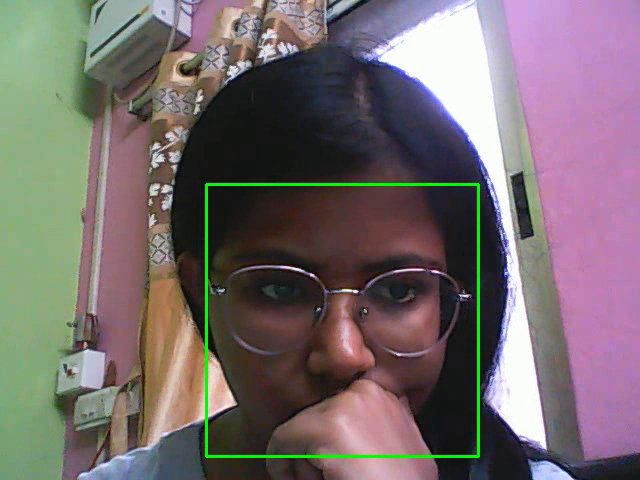
#> input picture frame 10 of face_detcted3.mp4, 640 x 480 px, given in place of the camera
$ jupyter execute Face_Detection.ipynb
#> lines starting #> are read from the running program, lines starting #| are printed output that depends on the picture; after the words box and inside, x2 and y2 are one past the last pixel; in counts of white or black regions, pixels touching at a corner belong together
[cell 1]
import cv2

face_cascade = cv2.CascadeClassifier("haarcascade_frontalface_default.xml")
eye_cascade = cv2.CascadeClassifier("haarcascade_eye.xml")
smile_cascade = cv2.CascadeClassifier("haarcascade_smile.xml")
cap = cv2.VideoCapture(1)
width = int(cap.get(cv2.CAP_PROP_FRAME_WIDTH))
height = int(cap.get(cv2.CAP_PROP_FRAME_HEIGHT))
recorder = cv2.VideoWriter('face_detcted3.mp4',cv2.VideoWriter_fourcc(*'XVID'),20,(width,height))
while True:
    ret, frame = cap.read()
#> frame is the input picture: shape (480, 640, 3); mean B, G, R 108.8, 107.5, 118.2
    gray = cv2.cvtColor(frame, cv2.COLOR_BGR2GRAY)
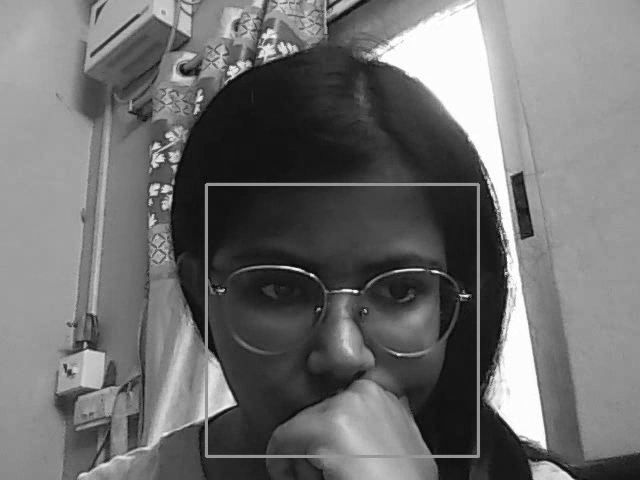
#> gray: shape (480, 640); min 5, max 255, mean 110.8
    faces = face_cascade.detectMultiScale(gray, 1.1,5)
#> faces = [[209, 189, 265, 265]]

    for (x,y,w,h) in faces:
        cv2.rectangle(frame,(x,y), (x+w, y+h),(0,255,0),2)

        roi_gray = gray[y:y+h,x:x+w]
    #gray[150:150+80, 100:100+80]
        roi_color = frame[y:y+h, x:x+w]
        roi_gray_eyes = roi_gray[0:h // 2, :]
        eyes = eye_cascade.detectMultiScale(roi_gray_eyes, scaleFactor=1.55, minNeighbors=15)
        if len(eyes)>0:
            cv2.putText(frame,"Eyes Detected", (x,y-30),cv2.FONT_HERSHEY_SIMPLEX,1, (255, 0, 0),2)

        smiles = smile_cascade.detectMultiScale(roi_gray, 1.7,22)
        if len(smiles)>0:
            cv2.putText(frame,"Smiles Detected",(x,y-10),cv2.FONT_HERSHEY_SIMPLEX,1, (255, 0, 0),2)
#> this loop made 1 pass
#> pass 1, `roi_gray = gray[y:y+h,x:x+w]`:
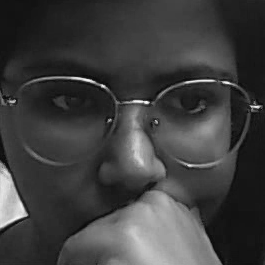
#> roi_gray: shape (265, 265); min 8, max 250, mean 63.2
#> pass 1, `roi_color = frame[y:y+h, x:x+w]`:
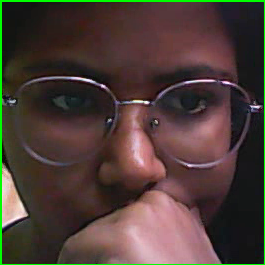
#> roi_color: shape (265, 265, 3); mean B, G, R 55.1, 61.4, 76.8
#> pass 1, `roi_gray_eyes = roi_gray[0:h // 2, :]`:
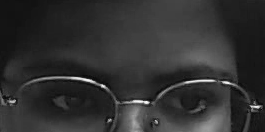
#> roi_gray_eyes: shape (132, 265); min 9, max 250, mean 49.5
#> after the loop:
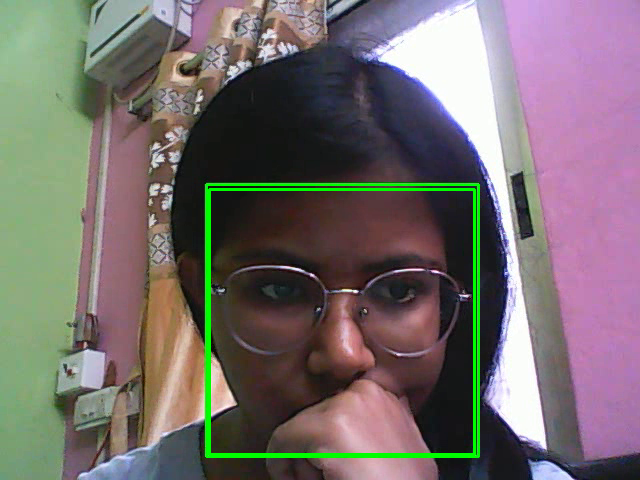
#> frame: shape (480, 640, 3); 1.03% of pixels changed, all inside (x1, y1, x2, y2) = (208, 188, 476, 456)
    recorder.write(frame)
    cv2.imshow("Webcam face detection",frame)

    if cv2.waitKey(1) & 0xFF == ord('q'):
#> (key q is pressed here)
        break
cap.release()
recorder.release()
cv2.destroyAllWindows()

$ run again, starting later in the video
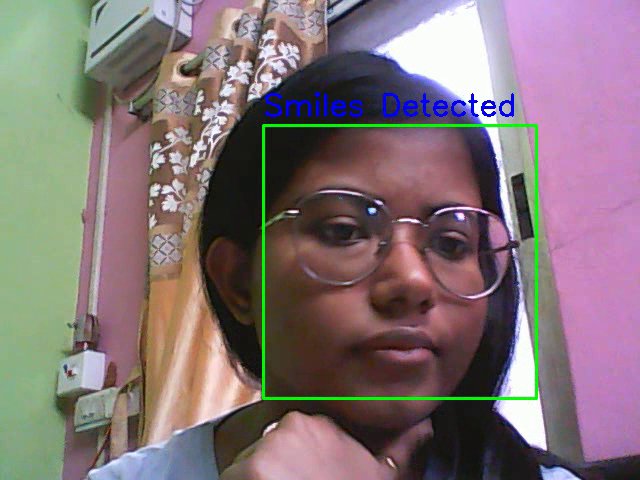
#> input picture frame 47 of face_detcted3.mp4, 640 x 480 px, given in place of the camera
#> frame is the input picture: shape (480, 640, 3); mean B, G, R 118.2, 115.1, 130.6
#> faces = [[259, 124, 276, 276]]
#> the loop `for (x,y,w,h) in faces:` made 1 pass
#> (x, y, w, h, smiles) on pass 1: (259, 124, 276, 276, [[97, 208, 104, 52]])
#> pass 1, `roi_gray_eyes = roi_gray[0:h // 2, :]`:
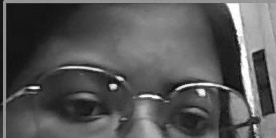
#> roi_gray_eyes: shape (138, 276); min 10, max 255, mean 88.4
#> after the loop `for (x,y,w,h) in faces:`:
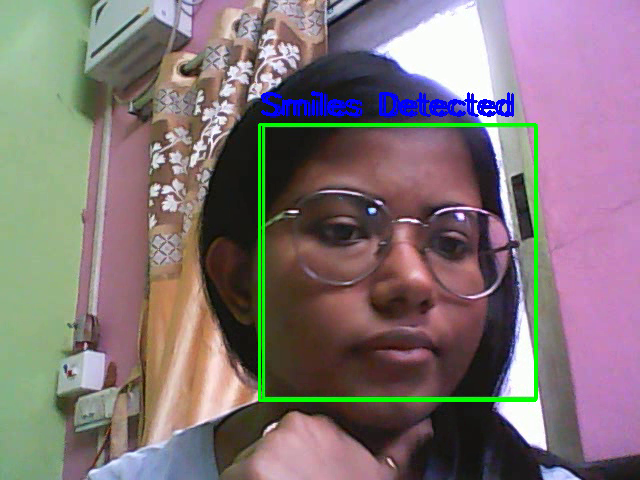
#> frame: shape (480, 640, 3); 1.62% of pixels changed, all inside (x1, y1, x2, y2) = (258, 91, 537, 402)

$ run again, starting later in the video
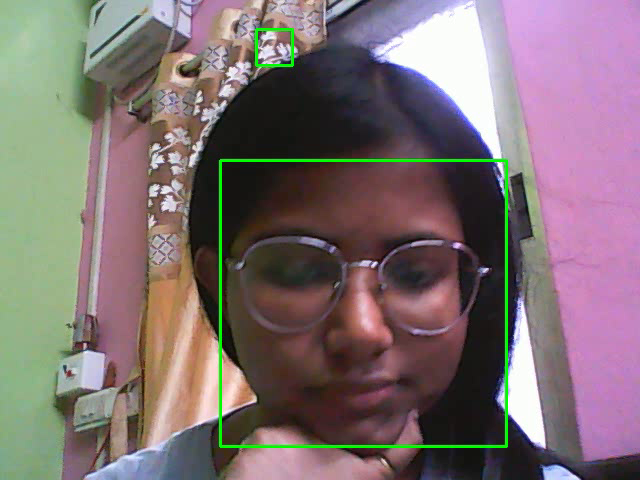
#> input picture frame 84 of face_detcted3.mp4, 640 x 480 px, given in place of the camera
#> frame is the input picture: shape (480, 640, 3); mean B, G, R 113.8, 112.1, 126.9
#> faces = [[218, 161, 283, 283]]
#> the loop `for (x,y,w,h) in faces:` made 1 pass
#> (x, y, w, h, smiles) on pass 1: (218, 161, 283, 283, [[39, 56, 104, 52]])
#> pass 1, `roi_gray_eyes = roi_gray[0:h // 2, :]`:
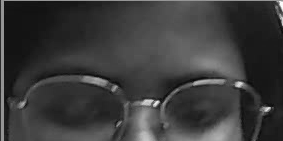
#> roi_gray_eyes: shape (141, 283); min 8, max 253, mean 59.7
#> after the loop `for (x,y,w,h) in faces:`:
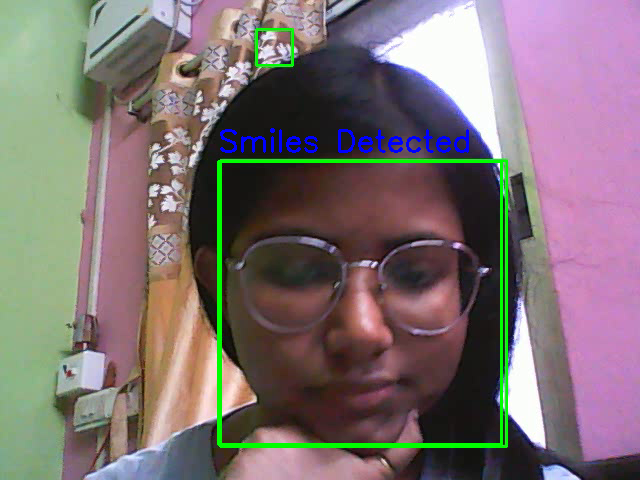
#> frame: shape (480, 640, 3); 1.66% of pixels changed, all inside (x1, y1, x2, y2) = (217, 128, 503, 446)
